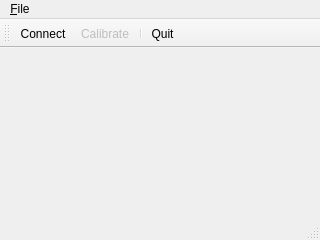
<?xml version="1.0" encoding="UTF-8"?>
<ui version="4.0">
 <class>MainWindow</class>
 <widget class="QMainWindow" name="MainWindow">
  <property name="geometry">
   <rect>
    <x>0</x>
    <y>0</y>
    <width>320</width>
    <height>240</height>
   </rect>
  </property>
  <property name="windowTitle">
   <string>White Board</string>
  </property>
  <property name="windowIcon">
   <iconset resource="whiteboard.qrc">
    <normaloff>:/images/whiteboard.png</normaloff>:/images/whiteboard.png</iconset>
  </property>
  <widget class="QWidget" name="centralwidget"/>
  <widget class="QMenuBar" name="menubar">
   <property name="geometry">
    <rect>
     <x>0</x>
     <y>0</y>
     <width>320</width>
     <height>21</height>
    </rect>
   </property>
   <widget class="QMenu" name="menu_File">
    <property name="title">
     <string>&amp;File</string>
    </property>
    <addaction name="action_connect"/>
    <addaction name="action_calibrate"/>
    <addaction name="separator"/>
    <addaction name="action_quit"/>
   </widget>
   <addaction name="menu_File"/>
  </widget>
  <widget class="QStatusBar" name="statusbar"/>
  <widget class="QToolBar" name="toolBar">
   <property name="windowTitle">
    <string>toolBar</string>
   </property>
   <attribute name="toolBarArea">
    <enum>TopToolBarArea</enum>
   </attribute>
   <attribute name="toolBarBreak">
    <bool>false</bool>
   </attribute>
   <addaction name="action_connect"/>
   <addaction name="action_calibrate"/>
   <addaction name="separator"/>
   <addaction name="action_quit"/>
  </widget>
  <action name="action_quit">
   <property name="icon">
    <iconset resource="whiteboard.qrc">
     <normaloff>:/images/exit.png</normaloff>:/images/exit.png</iconset>
   </property>
   <property name="text">
    <string>&amp;Quit</string>
   </property>
   <property name="shortcut">
    <string>Ctrl+Q</string>
   </property>
  </action>
  <action name="action_calibrate">
   <property name="enabled">
    <bool>false</bool>
   </property>
   <property name="icon">
    <iconset resource="whiteboard.qrc">
     <normaloff>:/images/configure.png</normaloff>:/images/configure.png</iconset>
   </property>
   <property name="text">
    <string>Ca&amp;librate</string>
   </property>
   <property name="shortcut">
    <string>Ctrl+L</string>
   </property>
  </action>
  <action name="action_connect">
   <property name="checkable">
    <bool>true</bool>
   </property>
   <property name="icon">
    <iconset resource="whiteboard.qrc">
     <normaloff>:/images/wiimote.png</normaloff>:/images/wiimote.png</iconset>
   </property>
   <property name="text">
    <string>Co&amp;nnect</string>
   </property>
   <property name="shortcut">
    <string>Ctrl+N</string>
   </property>
  </action>
 </widget>
 <resources>
  <include location="whiteboard.qrc"/>
 </resources>
 <connections/>
</ui>
